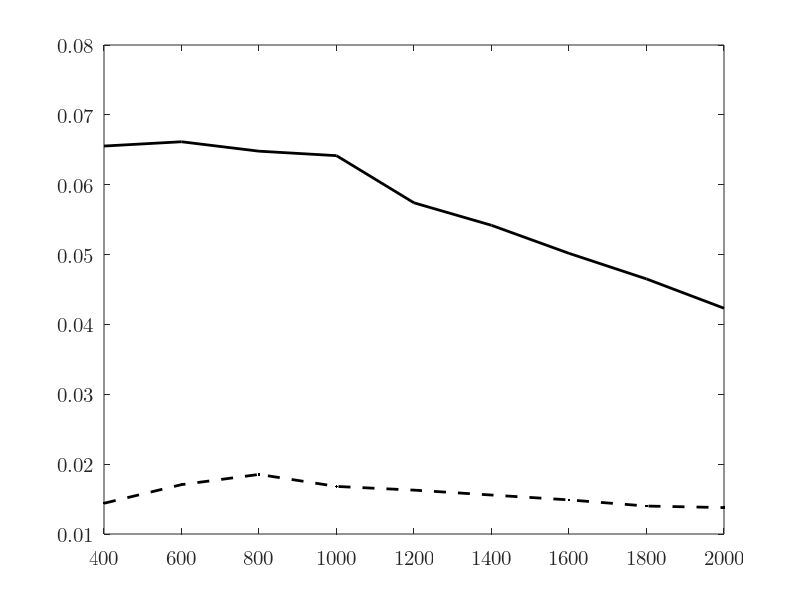

Source code (MATLAB):
% u =(10:2:26);
% i =[0.065 0.081 0.099 0.117 0.137 0.156 0.177 0.200 0.220];
% v1=[2.795 3.582 4.286 4.648 5.133 6.056 6.587 7.180 7.803];
% r=0.5*103.84*10^(-3);
% s=pi*r*r;
% rho=1.185;
% p0=u.*i
% p1=0.5.*rho.*s.*(v1.^3)
% ita=p1./p0
%
% subplot(1, 2, 1);
% uv=scatter(u, v1, 200, 'k', '.');
% hold on;
% xlim([10, 26])
% xticks(u)
% set(gca, 'FontName', 'Latin Modern Math', 'FontSize', 15);
% xlabel('\fontname{Songti SC}输入电压 \fontname{Latin Modern Math}U/V');
% ylabel('\fontname{Songti SC}风速 \fontname{Latin Modern Math}V_1/(m/s)');
% box on;
% M=[u' ones(9,1)];
% k=M\(v1');
% v1pre=(M*k)';
%
% plot(u, v1pre, '-k', 'LineWidth', 2);
%
% subplot(1, 2, 2);
% plot(v1, ita, '.-k', 'LineWidth', 2, 'MarkerSize', 15);
% set(gca, 'FontName', 'Latin Modern Math', 'FontSize', 15);
% xlabel('\fontname{Songti SC}风速 \fontname{Latin Modern Math}V_1/(m/s)');
% ylabel('\fontname{Songti SC}转换效率 \fontname{Latin Modern Math}\eta');
%

r=(400:200:2000);
u1=[2.40,3.20,3.85,4.10,4.42,4.67,4.88,5.02,5.25];
u2=[5.12,6.30,7.20,8.01,8.30,8.71,8.96,9.15,9.20];
p1=u1.^2./r
p2=u2.^2./r

plot(r, p1, '.--k', 'LineWidth', 2);
hold on;
plot(r, p2, '-k', 'LineWidth', 2);
set(gca, 'FontName', 'Latin Modern Math', 'FontSize', 15);

xlim([400, 2000])
xticks(r)
